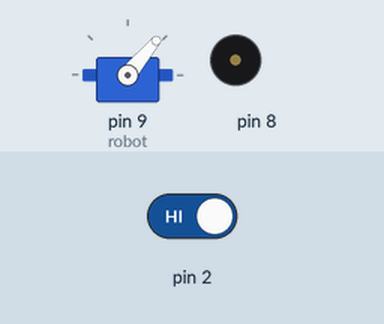
Simulated run of this sketch. Board: Arduino Uno, built with avr-gcc and run on an emulated ATmega328P. Shown: servo, buzzer (waves = sounding). Inputs (shaded band) come from the test bench; at power-on: pin 2 HIGH. Random numbers use the default seed unless the sketch sets one.

Above: at 1.2 s.
1.3 s: pin 2 driven LOW
At 5.1 s:
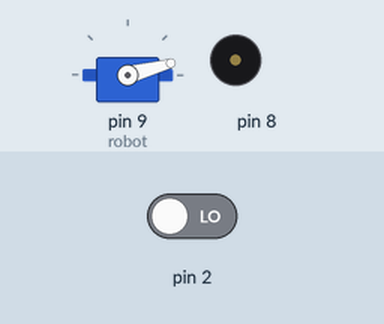
At 8.8 s:
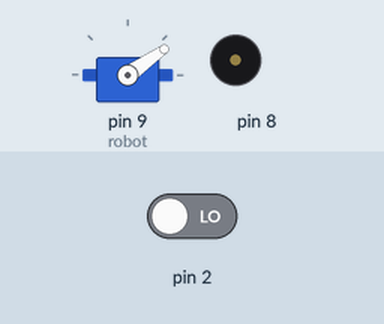
Timing chart, 0 to 13.3 s (numbered marks = the images above; inputs shaded):
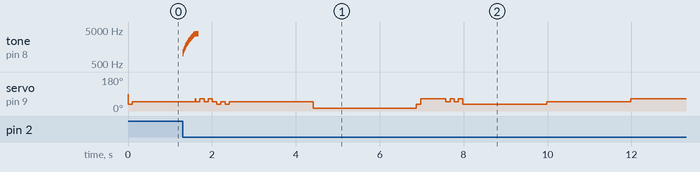

The sketch:

GirlGeniusClank.ino
```cpp
#include <Servo.h>
const int QUIET = 0;
const int TWITCHINGR = 1;
const int TWITCHINGL = 2;
const int FIDGETING = 3;
const int EMOTING = 4;

volatile int state = QUIET;
Servo robot;
unsigned long lastTime = 0;
int interval;
int i = 0;

//durations
const int quick = 100;
const int medium = 600;
const int slow = 2000;
//positions
int center = 50;
int range = 15;
int top = center + range;
int bottom = center - range;

int emotePositions[20] = {
   top, quick, center, quick,
   top, quick, center, quick,
   top, quick, center, quick,
   bottom, quick, center, quick,
   bottom, quick,
   center, slow};
int fidgetPositions[16] = {
  bottom, quick, top, medium,
  center, quick, top, quick,
  center, quick, top, quick,
  bottom, slow, center, slow};
int twitchLpositions[4] = {bottom, quick, center, medium};
int twitchRpositions[4] = {top, quick, center, medium};

void setup()
{
  robot.attach(9);
  attachInterrupt(0, react, FALLING);
}

void loop()
{
  unsigned long currentMillis = millis();
  if (currentMillis - lastTime > interval)
  {
    lastTime = currentMillis;
    doState();
  }
}

void doState()
{
  switch(state)
  {
    case QUIET:
      randomBehavior();
      break;
    case TWITCHINGR:
      twitchRight();
      break;
    case TWITCHINGL:
      twitchLeft();
      break;
    case FIDGETING:
      fidget();
      break;
    case EMOTING:
      emote();
      break;
    default:
      goQuiet();
  }
}

void react()
{
  state = EMOTING;
  interval = 0;
  i = 0;
}

void bweep()
{
  for (int b = 1000; b < 4000; b += 100)
  {
    tone(8, b, 100);
    delay(10);
  }
}

void randomBehavior()
{
  state = random(1, 4);
}

void twitchLeft()
{
  if (i > 3)
  {
    goQuiet();
    return;
  }
  move(twitchLpositions);
}

void twitchRight()
{
  if (i > 3)
  {
    goQuiet();
    return;
  }
  move(twitchRpositions);
}

void fidget()
{
  if (i > 16)
  {
    goQuiet();
    return;
  }
  move(fidgetPositions);
}

void emote()
{
  if (i > 20)
  {
    goQuiet();
    return;
  }
  if (i == 0)
  {
    bweep();
  }
  move(emotePositions);
}

void goQuiet()
{
  i = 0;
  state = QUIET;
  interval = random(1, 5) * 600;
}

void move(int positions[])
{
  robot.write(positions[i]);
  delay(10);
  interval = positions[i+1];
  i += 2;
}
```

Measured:
- after the input at 1.3 s, tone on pin 8: plays 1000 Hz for 0.01 s, 1100 Hz for 0.01 s, 1200 Hz for 0.01 s, 1300 Hz for 0.01 s, 1400 Hz for 0.01 s, 1500 Hz for 0.01 s … (30 notes in this stretch), starting at once
